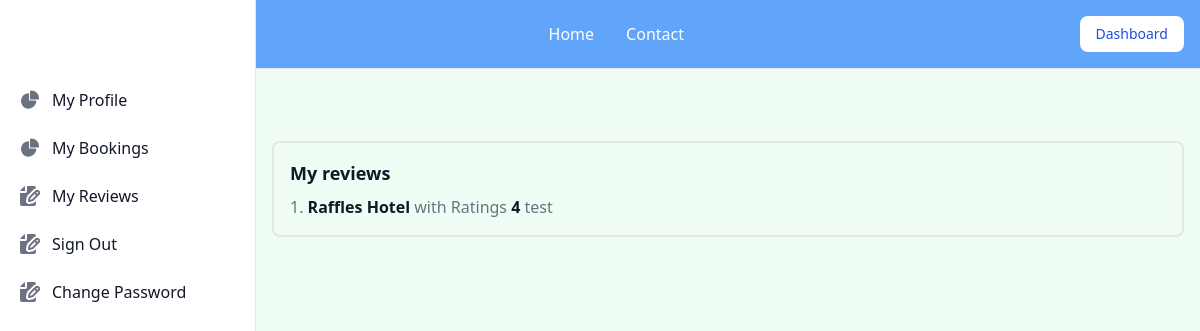
The page /dashboard/reviews (signed in) on the database its author committed.
### home/models.py (models this page shows)
class User_Reviews(models.Model):
    hotel = models.ForeignKey(RoyalHotelModel, on_delete=models.CASCADE)
    user = models.ForeignKey(User, on_delete=models.CASCADE)
    review_text = models.CharField(max_length=200)
    rating = models.IntegerField(validators=[MaxValueValidator(5)])
    class Meta:
        verbose_name_plural = "Reviews"
        unique_together = ("hotel", "user")

class RoyalHotelModel(models.Model):
    name = models.CharField(max_length=50)
    address = models.TextField(max_length=60)
    description = models.TextField(max_length=200)
    photos = models.ImageField(upload_to="static/photos/", null=True, blank=True)
    reviews = models.ManyToManyField(User, through="User_Reviews")
    cost_per_day = models.DecimalField(
        max_digits=10, decimal_places=2, null=True, default=500
    )
    class Meta:
        verbose_name_plural = "Royal Hotel's"
    def __str__(self) -> str:
        return self.name

### dashboard/views.py (the view)
# urls.py: path("reviews", my_reviews, name="my_reviews"),
@login_required(login_url="login")
def my_reviews(request):
    user = request.user
    reviews = User_Reviews.objects.filter(user=user)
    return render(request, "my_reviews.html", {"reviews": reviews})

### templates/my_reviews.html
{% extends "dashboard.html" %}
{% block content %}
<h2 class="mb-2 text-lg font-semibold text-gray-900">My reviews</h2>
<ol class="max-w-md space-y-1 text-gray-500 list-decimal list-inside dark:text-gray-400">
    {% for review in reviews %}
    <li>
        <a href="{% url 'hotel_detail' review.hotel.id %}" class="font-semibold text-gray-900">{{review.hotel}}</a> with
        Ratings <span class="font-semibold text-gray-900">{{review.rating}}</span> {{review.review_text}}
    </li>
    {% endfor %}
</ol>
{% endblock content %}

### rows shown on the page
User_Reviews: hotel "Raffles Hotel", rating "4", review_text "test"
